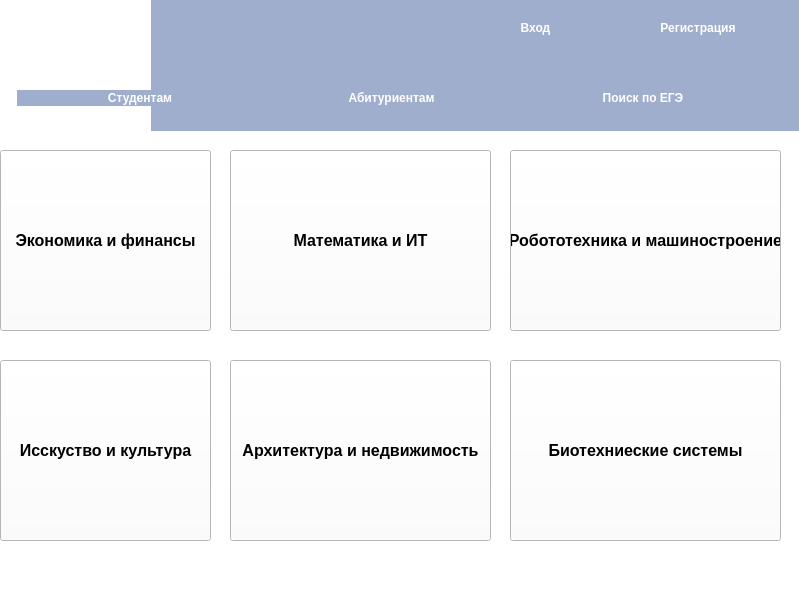
<?xml version="1.0" encoding="UTF-8"?>
<ui version="4.0">
 <class>MainWindow</class>
 <widget class="QMainWindow" name="MainWindow">
  <property name="geometry">
   <rect>
    <x>0</x>
    <y>0</y>
    <width>799</width>
    <height>600</height>
   </rect>
  </property>
  <property name="palette">
   <palette>
    <active>
     <colorrole role="Button">
      <brush brushstyle="SolidPattern">
       <color alpha="255">
        <red>255</red>
        <green>255</green>
        <blue>255</blue>
       </color>
      </brush>
     </colorrole>
     <colorrole role="Base">
      <brush brushstyle="SolidPattern">
       <color alpha="255">
        <red>255</red>
        <green>255</green>
        <blue>255</blue>
       </color>
      </brush>
     </colorrole>
     <colorrole role="Window">
      <brush brushstyle="SolidPattern">
       <color alpha="255">
        <red>255</red>
        <green>255</green>
        <blue>255</blue>
       </color>
      </brush>
     </colorrole>
    </active>
    <inactive>
     <colorrole role="Button">
      <brush brushstyle="SolidPattern">
       <color alpha="255">
        <red>255</red>
        <green>255</green>
        <blue>255</blue>
       </color>
      </brush>
     </colorrole>
     <colorrole role="Base">
      <brush brushstyle="SolidPattern">
       <color alpha="255">
        <red>255</red>
        <green>255</green>
        <blue>255</blue>
       </color>
      </brush>
     </colorrole>
     <colorrole role="Window">
      <brush brushstyle="SolidPattern">
       <color alpha="255">
        <red>255</red>
        <green>255</green>
        <blue>255</blue>
       </color>
      </brush>
     </colorrole>
    </inactive>
    <disabled>
     <colorrole role="Button">
      <brush brushstyle="SolidPattern">
       <color alpha="255">
        <red>255</red>
        <green>255</green>
        <blue>255</blue>
       </color>
      </brush>
     </colorrole>
     <colorrole role="Base">
      <brush brushstyle="SolidPattern">
       <color alpha="255">
        <red>255</red>
        <green>255</green>
        <blue>255</blue>
       </color>
      </brush>
     </colorrole>
     <colorrole role="Window">
      <brush brushstyle="SolidPattern">
       <color alpha="255">
        <red>255</red>
        <green>255</green>
        <blue>255</blue>
       </color>
      </brush>
     </colorrole>
    </disabled>
   </palette>
  </property>
  <property name="cursor">
   <cursorShape>PointingHandCursor</cursorShape>
  </property>
  <property name="focusPolicy">
   <enum>Qt::FocusPolicy::NoFocus</enum>
  </property>
  <property name="windowTitle">
   <string>MainWindow</string>
  </property>
  <property name="styleSheet">
   <string notr="true">background-color: rgb(255, 255, 255)
</string>
  </property>
  <widget class="QWidget" name="centralwidget">
   <widget class="QLabel" name="label_2">
    <property name="geometry">
     <rect>
      <x>10</x>
      <y>0</y>
      <width>791</width>
      <height>131</height>
     </rect>
    </property>
    <property name="styleSheet">
     <string notr="true">QLabel{
background-color:#A0AECD
}</string>
    </property>
    <property name="text">
     <string/>
    </property>
   </widget>
   <widget class="QPushButton" name="abit">
    <property name="geometry">
     <rect>
      <x>269</x>
      <y>90</y>
      <width>245</width>
      <height>16</height>
     </rect>
    </property>
    <property name="palette">
     <palette>
      <active>
       <colorrole role="WindowText">
        <brush brushstyle="SolidPattern">
         <color alpha="255">
          <red>255</red>
          <green>255</green>
          <blue>255</blue>
         </color>
        </brush>
       </colorrole>
       <colorrole role="Button">
        <brush brushstyle="SolidPattern">
         <color alpha="255">
          <red>159</red>
          <green>174</green>
          <blue>205</blue>
         </color>
        </brush>
       </colorrole>
       <colorrole role="Text">
        <brush brushstyle="SolidPattern">
         <color alpha="255">
          <red>255</red>
          <green>255</green>
          <blue>255</blue>
         </color>
        </brush>
       </colorrole>
       <colorrole role="ButtonText">
        <brush brushstyle="SolidPattern">
         <color alpha="255">
          <red>255</red>
          <green>255</green>
          <blue>255</blue>
         </color>
        </brush>
       </colorrole>
       <colorrole role="Base">
        <brush brushstyle="SolidPattern">
         <color alpha="255">
          <red>159</red>
          <green>174</green>
          <blue>205</blue>
         </color>
        </brush>
       </colorrole>
       <colorrole role="Window">
        <brush brushstyle="SolidPattern">
         <color alpha="255">
          <red>159</red>
          <green>174</green>
          <blue>205</blue>
         </color>
        </brush>
       </colorrole>
       <colorrole role="PlaceholderText">
        <brush brushstyle="SolidPattern">
         <color alpha="128">
          <red>255</red>
          <green>255</green>
          <blue>255</blue>
         </color>
        </brush>
       </colorrole>
      </active>
      <inactive>
       <colorrole role="WindowText">
        <brush brushstyle="SolidPattern">
         <color alpha="255">
          <red>255</red>
          <green>255</green>
          <blue>255</blue>
         </color>
        </brush>
       </colorrole>
       <colorrole role="Button">
        <brush brushstyle="SolidPattern">
         <color alpha="255">
          <red>159</red>
          <green>174</green>
          <blue>205</blue>
         </color>
        </brush>
       </colorrole>
       <colorrole role="Text">
        <brush brushstyle="SolidPattern">
         <color alpha="255">
          <red>255</red>
          <green>255</green>
          <blue>255</blue>
         </color>
        </brush>
       </colorrole>
       <colorrole role="ButtonText">
        <brush brushstyle="SolidPattern">
         <color alpha="255">
          <red>255</red>
          <green>255</green>
          <blue>255</blue>
         </color>
        </brush>
       </colorrole>
       <colorrole role="Base">
        <brush brushstyle="SolidPattern">
         <color alpha="255">
          <red>159</red>
          <green>174</green>
          <blue>205</blue>
         </color>
        </brush>
       </colorrole>
       <colorrole role="Window">
        <brush brushstyle="SolidPattern">
         <color alpha="255">
          <red>159</red>
          <green>174</green>
          <blue>205</blue>
         </color>
        </brush>
       </colorrole>
       <colorrole role="PlaceholderText">
        <brush brushstyle="SolidPattern">
         <color alpha="128">
          <red>255</red>
          <green>255</green>
          <blue>255</blue>
         </color>
        </brush>
       </colorrole>
      </inactive>
      <disabled>
       <colorrole role="WindowText">
        <brush brushstyle="SolidPattern">
         <color alpha="255">
          <red>255</red>
          <green>255</green>
          <blue>255</blue>
         </color>
        </brush>
       </colorrole>
       <colorrole role="Button">
        <brush brushstyle="SolidPattern">
         <color alpha="255">
          <red>159</red>
          <green>174</green>
          <blue>205</blue>
         </color>
        </brush>
       </colorrole>
       <colorrole role="Text">
        <brush brushstyle="SolidPattern">
         <color alpha="255">
          <red>255</red>
          <green>255</green>
          <blue>255</blue>
         </color>
        </brush>
       </colorrole>
       <colorrole role="ButtonText">
        <brush brushstyle="SolidPattern">
         <color alpha="255">
          <red>255</red>
          <green>255</green>
          <blue>255</blue>
         </color>
        </brush>
       </colorrole>
       <colorrole role="Base">
        <brush brushstyle="SolidPattern">
         <color alpha="255">
          <red>159</red>
          <green>174</green>
          <blue>205</blue>
         </color>
        </brush>
       </colorrole>
       <colorrole role="Window">
        <brush brushstyle="SolidPattern">
         <color alpha="255">
          <red>159</red>
          <green>174</green>
          <blue>205</blue>
         </color>
        </brush>
       </colorrole>
       <colorrole role="PlaceholderText">
        <brush brushstyle="SolidPattern">
         <color alpha="128">
          <red>255</red>
          <green>255</green>
          <blue>255</blue>
         </color>
        </brush>
       </colorrole>
      </disabled>
     </palette>
    </property>
    <property name="font">
     <font>
      <bold>true</bold>
     </font>
    </property>
    <property name="focusPolicy">
     <enum>Qt::FocusPolicy::NoFocus</enum>
    </property>
    <property name="styleSheet">
     <string notr="true">QPushButton {
    background-color: #9faecd;
    border: none; 
color:white;
}</string>
    </property>
    <property name="text">
     <string>Абитуриентам</string>
    </property>
   </widget>
   <widget class="QPushButton" name="search">
    <property name="geometry">
     <rect>
      <x>520</x>
      <y>90</y>
      <width>246</width>
      <height>16</height>
     </rect>
    </property>
    <property name="palette">
     <palette>
      <active>
       <colorrole role="WindowText">
        <brush brushstyle="SolidPattern">
         <color alpha="255">
          <red>255</red>
          <green>255</green>
          <blue>255</blue>
         </color>
        </brush>
       </colorrole>
       <colorrole role="Button">
        <brush brushstyle="SolidPattern">
         <color alpha="255">
          <red>159</red>
          <green>174</green>
          <blue>205</blue>
         </color>
        </brush>
       </colorrole>
       <colorrole role="Text">
        <brush brushstyle="SolidPattern">
         <color alpha="255">
          <red>255</red>
          <green>255</green>
          <blue>255</blue>
         </color>
        </brush>
       </colorrole>
       <colorrole role="ButtonText">
        <brush brushstyle="SolidPattern">
         <color alpha="255">
          <red>255</red>
          <green>255</green>
          <blue>255</blue>
         </color>
        </brush>
       </colorrole>
       <colorrole role="Base">
        <brush brushstyle="SolidPattern">
         <color alpha="255">
          <red>159</red>
          <green>174</green>
          <blue>205</blue>
         </color>
        </brush>
       </colorrole>
       <colorrole role="Window">
        <brush brushstyle="SolidPattern">
         <color alpha="255">
          <red>159</red>
          <green>174</green>
          <blue>205</blue>
         </color>
        </brush>
       </colorrole>
       <colorrole role="PlaceholderText">
        <brush brushstyle="SolidPattern">
         <color alpha="128">
          <red>255</red>
          <green>255</green>
          <blue>255</blue>
         </color>
        </brush>
       </colorrole>
      </active>
      <inactive>
       <colorrole role="WindowText">
        <brush brushstyle="SolidPattern">
         <color alpha="255">
          <red>255</red>
          <green>255</green>
          <blue>255</blue>
         </color>
        </brush>
       </colorrole>
       <colorrole role="Button">
        <brush brushstyle="SolidPattern">
         <color alpha="255">
          <red>159</red>
          <green>174</green>
          <blue>205</blue>
         </color>
        </brush>
       </colorrole>
       <colorrole role="Text">
        <brush brushstyle="SolidPattern">
         <color alpha="255">
          <red>255</red>
          <green>255</green>
          <blue>255</blue>
         </color>
        </brush>
       </colorrole>
       <colorrole role="ButtonText">
        <brush brushstyle="SolidPattern">
         <color alpha="255">
          <red>255</red>
          <green>255</green>
          <blue>255</blue>
         </color>
        </brush>
       </colorrole>
       <colorrole role="Base">
        <brush brushstyle="SolidPattern">
         <color alpha="255">
          <red>159</red>
          <green>174</green>
          <blue>205</blue>
         </color>
        </brush>
       </colorrole>
       <colorrole role="Window">
        <brush brushstyle="SolidPattern">
         <color alpha="255">
          <red>159</red>
          <green>174</green>
          <blue>205</blue>
         </color>
        </brush>
       </colorrole>
       <colorrole role="PlaceholderText">
        <brush brushstyle="SolidPattern">
         <color alpha="128">
          <red>255</red>
          <green>255</green>
          <blue>255</blue>
         </color>
        </brush>
       </colorrole>
      </inactive>
      <disabled>
       <colorrole role="WindowText">
        <brush brushstyle="SolidPattern">
         <color alpha="255">
          <red>255</red>
          <green>255</green>
          <blue>255</blue>
         </color>
        </brush>
       </colorrole>
       <colorrole role="Button">
        <brush brushstyle="SolidPattern">
         <color alpha="255">
          <red>159</red>
          <green>174</green>
          <blue>205</blue>
         </color>
        </brush>
       </colorrole>
       <colorrole role="Text">
        <brush brushstyle="SolidPattern">
         <color alpha="255">
          <red>255</red>
          <green>255</green>
          <blue>255</blue>
         </color>
        </brush>
       </colorrole>
       <colorrole role="ButtonText">
        <brush brushstyle="SolidPattern">
         <color alpha="255">
          <red>255</red>
          <green>255</green>
          <blue>255</blue>
         </color>
        </brush>
       </colorrole>
       <colorrole role="Base">
        <brush brushstyle="SolidPattern">
         <color alpha="255">
          <red>159</red>
          <green>174</green>
          <blue>205</blue>
         </color>
        </brush>
       </colorrole>
       <colorrole role="Window">
        <brush brushstyle="SolidPattern">
         <color alpha="255">
          <red>159</red>
          <green>174</green>
          <blue>205</blue>
         </color>
        </brush>
       </colorrole>
       <colorrole role="PlaceholderText">
        <brush brushstyle="SolidPattern">
         <color alpha="128">
          <red>255</red>
          <green>255</green>
          <blue>255</blue>
         </color>
        </brush>
       </colorrole>
      </disabled>
     </palette>
    </property>
    <property name="font">
     <font>
      <bold>true</bold>
     </font>
    </property>
    <property name="focusPolicy">
     <enum>Qt::FocusPolicy::NoFocus</enum>
    </property>
    <property name="styleSheet">
     <string notr="true">QPushButton {
    background-color: #9faecd;
    border: none; 
color:white;
}</string>
    </property>
    <property name="text">
     <string>Поиск по ЕГЭ</string>
    </property>
   </widget>
   <widget class="QLabel" name="label">
    <property name="geometry">
     <rect>
      <x>-10</x>
      <y>-50</y>
      <width>161</width>
      <height>181</height>
     </rect>
    </property>
    <property name="text">
     <string>&lt;html&gt;&lt;head/&gt;&lt;body&gt;&lt;p align=&quot;center&quot;&gt;&lt;img src=&quot;:/image/logo.png&quot;/&gt;&lt;/p&gt;&lt;/body&gt;&lt;/html&gt;</string>
    </property>
   </widget>
   <widget class="QPushButton" name="stud">
    <property name="geometry">
     <rect>
      <x>17</x>
      <y>90</y>
      <width>246</width>
      <height>16</height>
     </rect>
    </property>
    <property name="palette">
     <palette>
      <active>
       <colorrole role="WindowText">
        <brush brushstyle="SolidPattern">
         <color alpha="255">
          <red>255</red>
          <green>255</green>
          <blue>255</blue>
         </color>
        </brush>
       </colorrole>
       <colorrole role="Button">
        <brush brushstyle="SolidPattern">
         <color alpha="255">
          <red>159</red>
          <green>174</green>
          <blue>205</blue>
         </color>
        </brush>
       </colorrole>
       <colorrole role="Text">
        <brush brushstyle="SolidPattern">
         <color alpha="255">
          <red>255</red>
          <green>255</green>
          <blue>255</blue>
         </color>
        </brush>
       </colorrole>
       <colorrole role="ButtonText">
        <brush brushstyle="SolidPattern">
         <color alpha="255">
          <red>255</red>
          <green>255</green>
          <blue>255</blue>
         </color>
        </brush>
       </colorrole>
       <colorrole role="Base">
        <brush brushstyle="SolidPattern">
         <color alpha="255">
          <red>159</red>
          <green>174</green>
          <blue>205</blue>
         </color>
        </brush>
       </colorrole>
       <colorrole role="Window">
        <brush brushstyle="SolidPattern">
         <color alpha="255">
          <red>159</red>
          <green>174</green>
          <blue>205</blue>
         </color>
        </brush>
       </colorrole>
       <colorrole role="PlaceholderText">
        <brush brushstyle="SolidPattern">
         <color alpha="128">
          <red>255</red>
          <green>255</green>
          <blue>255</blue>
         </color>
        </brush>
       </colorrole>
      </active>
      <inactive>
       <colorrole role="WindowText">
        <brush brushstyle="SolidPattern">
         <color alpha="255">
          <red>255</red>
          <green>255</green>
          <blue>255</blue>
         </color>
        </brush>
       </colorrole>
       <colorrole role="Button">
        <brush brushstyle="SolidPattern">
         <color alpha="255">
          <red>159</red>
          <green>174</green>
          <blue>205</blue>
         </color>
        </brush>
       </colorrole>
       <colorrole role="Text">
        <brush brushstyle="SolidPattern">
         <color alpha="255">
          <red>255</red>
          <green>255</green>
          <blue>255</blue>
         </color>
        </brush>
       </colorrole>
       <colorrole role="ButtonText">
        <brush brushstyle="SolidPattern">
         <color alpha="255">
          <red>255</red>
          <green>255</green>
          <blue>255</blue>
         </color>
        </brush>
       </colorrole>
       <colorrole role="Base">
        <brush brushstyle="SolidPattern">
         <color alpha="255">
          <red>159</red>
          <green>174</green>
          <blue>205</blue>
         </color>
        </brush>
       </colorrole>
       <colorrole role="Window">
        <brush brushstyle="SolidPattern">
         <color alpha="255">
          <red>159</red>
          <green>174</green>
          <blue>205</blue>
         </color>
        </brush>
       </colorrole>
       <colorrole role="PlaceholderText">
        <brush brushstyle="SolidPattern">
         <color alpha="128">
          <red>255</red>
          <green>255</green>
          <blue>255</blue>
         </color>
        </brush>
       </colorrole>
      </inactive>
      <disabled>
       <colorrole role="WindowText">
        <brush brushstyle="SolidPattern">
         <color alpha="255">
          <red>255</red>
          <green>255</green>
          <blue>255</blue>
         </color>
        </brush>
       </colorrole>
       <colorrole role="Button">
        <brush brushstyle="SolidPattern">
         <color alpha="255">
          <red>159</red>
          <green>174</green>
          <blue>205</blue>
         </color>
        </brush>
       </colorrole>
       <colorrole role="Text">
        <brush brushstyle="SolidPattern">
         <color alpha="255">
          <red>255</red>
          <green>255</green>
          <blue>255</blue>
         </color>
        </brush>
       </colorrole>
       <colorrole role="ButtonText">
        <brush brushstyle="SolidPattern">
         <color alpha="255">
          <red>255</red>
          <green>255</green>
          <blue>255</blue>
         </color>
        </brush>
       </colorrole>
       <colorrole role="Base">
        <brush brushstyle="SolidPattern">
         <color alpha="255">
          <red>159</red>
          <green>174</green>
          <blue>205</blue>
         </color>
        </brush>
       </colorrole>
       <colorrole role="Window">
        <brush brushstyle="SolidPattern">
         <color alpha="255">
          <red>159</red>
          <green>174</green>
          <blue>205</blue>
         </color>
        </brush>
       </colorrole>
       <colorrole role="PlaceholderText">
        <brush brushstyle="SolidPattern">
         <color alpha="128">
          <red>255</red>
          <green>255</green>
          <blue>255</blue>
         </color>
        </brush>
       </colorrole>
      </disabled>
     </palette>
    </property>
    <property name="font">
     <font>
      <bold>true</bold>
     </font>
    </property>
    <property name="focusPolicy">
     <enum>Qt::FocusPolicy::NoFocus</enum>
    </property>
    <property name="styleSheet">
     <string notr="true">QPushButton {
    background-color: #9faecd;
    border: none; 
color:white;
}</string>
    </property>
    <property name="text">
     <string>Студентам</string>
    </property>
   </widget>
   <widget class="QPushButton" name="search_2">
    <property name="geometry">
     <rect>
      <x>457</x>
      <y>20</y>
      <width>157</width>
      <height>16</height>
     </rect>
    </property>
    <property name="palette">
     <palette>
      <active>
       <colorrole role="WindowText">
        <brush brushstyle="SolidPattern">
         <color alpha="255">
          <red>255</red>
          <green>255</green>
          <blue>255</blue>
         </color>
        </brush>
       </colorrole>
       <colorrole role="Button">
        <brush brushstyle="SolidPattern">
         <color alpha="255">
          <red>159</red>
          <green>174</green>
          <blue>205</blue>
         </color>
        </brush>
       </colorrole>
       <colorrole role="Text">
        <brush brushstyle="SolidPattern">
         <color alpha="255">
          <red>255</red>
          <green>255</green>
          <blue>255</blue>
         </color>
        </brush>
       </colorrole>
       <colorrole role="ButtonText">
        <brush brushstyle="SolidPattern">
         <color alpha="255">
          <red>255</red>
          <green>255</green>
          <blue>255</blue>
         </color>
        </brush>
       </colorrole>
       <colorrole role="Base">
        <brush brushstyle="SolidPattern">
         <color alpha="255">
          <red>159</red>
          <green>174</green>
          <blue>205</blue>
         </color>
        </brush>
       </colorrole>
       <colorrole role="Window">
        <brush brushstyle="SolidPattern">
         <color alpha="255">
          <red>159</red>
          <green>174</green>
          <blue>205</blue>
         </color>
        </brush>
       </colorrole>
       <colorrole role="PlaceholderText">
        <brush brushstyle="SolidPattern">
         <color alpha="128">
          <red>255</red>
          <green>255</green>
          <blue>255</blue>
         </color>
        </brush>
       </colorrole>
      </active>
      <inactive>
       <colorrole role="WindowText">
        <brush brushstyle="SolidPattern">
         <color alpha="255">
          <red>255</red>
          <green>255</green>
          <blue>255</blue>
         </color>
        </brush>
       </colorrole>
       <colorrole role="Button">
        <brush brushstyle="SolidPattern">
         <color alpha="255">
          <red>159</red>
          <green>174</green>
          <blue>205</blue>
         </color>
        </brush>
       </colorrole>
       <colorrole role="Text">
        <brush brushstyle="SolidPattern">
         <color alpha="255">
          <red>255</red>
          <green>255</green>
          <blue>255</blue>
         </color>
        </brush>
       </colorrole>
       <colorrole role="ButtonText">
        <brush brushstyle="SolidPattern">
         <color alpha="255">
          <red>255</red>
          <green>255</green>
          <blue>255</blue>
         </color>
        </brush>
       </colorrole>
       <colorrole role="Base">
        <brush brushstyle="SolidPattern">
         <color alpha="255">
          <red>159</red>
          <green>174</green>
          <blue>205</blue>
         </color>
        </brush>
       </colorrole>
       <colorrole role="Window">
        <brush brushstyle="SolidPattern">
         <color alpha="255">
          <red>159</red>
          <green>174</green>
          <blue>205</blue>
         </color>
        </brush>
       </colorrole>
       <colorrole role="PlaceholderText">
        <brush brushstyle="SolidPattern">
         <color alpha="128">
          <red>255</red>
          <green>255</green>
          <blue>255</blue>
         </color>
        </brush>
       </colorrole>
      </inactive>
      <disabled>
       <colorrole role="WindowText">
        <brush brushstyle="SolidPattern">
         <color alpha="255">
          <red>255</red>
          <green>255</green>
          <blue>255</blue>
         </color>
        </brush>
       </colorrole>
       <colorrole role="Button">
        <brush brushstyle="SolidPattern">
         <color alpha="255">
          <red>159</red>
          <green>174</green>
          <blue>205</blue>
         </color>
        </brush>
       </colorrole>
       <colorrole role="Text">
        <brush brushstyle="SolidPattern">
         <color alpha="255">
          <red>255</red>
          <green>255</green>
          <blue>255</blue>
         </color>
        </brush>
       </colorrole>
       <colorrole role="ButtonText">
        <brush brushstyle="SolidPattern">
         <color alpha="255">
          <red>255</red>
          <green>255</green>
          <blue>255</blue>
         </color>
        </brush>
       </colorrole>
       <colorrole role="Base">
        <brush brushstyle="SolidPattern">
         <color alpha="255">
          <red>159</red>
          <green>174</green>
          <blue>205</blue>
         </color>
        </brush>
       </colorrole>
       <colorrole role="Window">
        <brush brushstyle="SolidPattern">
         <color alpha="255">
          <red>159</red>
          <green>174</green>
          <blue>205</blue>
         </color>
        </brush>
       </colorrole>
       <colorrole role="PlaceholderText">
        <brush brushstyle="SolidPattern">
         <color alpha="128">
          <red>255</red>
          <green>255</green>
          <blue>255</blue>
         </color>
        </brush>
       </colorrole>
      </disabled>
     </palette>
    </property>
    <property name="font">
     <font>
      <bold>true</bold>
     </font>
    </property>
    <property name="focusPolicy">
     <enum>Qt::FocusPolicy::NoFocus</enum>
    </property>
    <property name="styleSheet">
     <string notr="true">QPushButton {
    background-color: #9faecd;
    border: none; 
color:white;
}</string>
    </property>
    <property name="text">
     <string>Вход</string>
    </property>
   </widget>
   <widget class="QPushButton" name="search_3">
    <property name="geometry">
     <rect>
      <x>620</x>
      <y>20</y>
      <width>156</width>
      <height>16</height>
     </rect>
    </property>
    <property name="palette">
     <palette>
      <active>
       <colorrole role="WindowText">
        <brush brushstyle="SolidPattern">
         <color alpha="255">
          <red>255</red>
          <green>255</green>
          <blue>255</blue>
         </color>
        </brush>
       </colorrole>
       <colorrole role="Button">
        <brush brushstyle="SolidPattern">
         <color alpha="255">
          <red>159</red>
          <green>174</green>
          <blue>205</blue>
         </color>
        </brush>
       </colorrole>
       <colorrole role="Text">
        <brush brushstyle="SolidPattern">
         <color alpha="255">
          <red>255</red>
          <green>255</green>
          <blue>255</blue>
         </color>
        </brush>
       </colorrole>
       <colorrole role="ButtonText">
        <brush brushstyle="SolidPattern">
         <color alpha="255">
          <red>255</red>
          <green>255</green>
          <blue>255</blue>
         </color>
        </brush>
       </colorrole>
       <colorrole role="Base">
        <brush brushstyle="SolidPattern">
         <color alpha="255">
          <red>159</red>
          <green>174</green>
          <blue>205</blue>
         </color>
        </brush>
       </colorrole>
       <colorrole role="Window">
        <brush brushstyle="SolidPattern">
         <color alpha="255">
          <red>159</red>
          <green>174</green>
          <blue>205</blue>
         </color>
        </brush>
       </colorrole>
       <colorrole role="PlaceholderText">
        <brush brushstyle="SolidPattern">
         <color alpha="128">
          <red>255</red>
          <green>255</green>
          <blue>255</blue>
         </color>
        </brush>
       </colorrole>
      </active>
      <inactive>
       <colorrole role="WindowText">
        <brush brushstyle="SolidPattern">
         <color alpha="255">
          <red>255</red>
          <green>255</green>
          <blue>255</blue>
         </color>
        </brush>
       </colorrole>
       <colorrole role="Button">
        <brush brushstyle="SolidPattern">
         <color alpha="255">
          <red>159</red>
          <green>174</green>
          <blue>205</blue>
         </color>
        </brush>
       </colorrole>
       <colorrole role="Text">
        <brush brushstyle="SolidPattern">
         <color alpha="255">
          <red>255</red>
          <green>255</green>
          <blue>255</blue>
         </color>
        </brush>
       </colorrole>
       <colorrole role="ButtonText">
        <brush brushstyle="SolidPattern">
         <color alpha="255">
          <red>255</red>
          <green>255</green>
          <blue>255</blue>
         </color>
        </brush>
       </colorrole>
       <colorrole role="Base">
        <brush brushstyle="SolidPattern">
         <color alpha="255">
          <red>159</red>
          <green>174</green>
          <blue>205</blue>
         </color>
        </brush>
       </colorrole>
       <colorrole role="Window">
        <brush brushstyle="SolidPattern">
         <color alpha="255">
          <red>159</red>
          <green>174</green>
          <blue>205</blue>
         </color>
        </brush>
       </colorrole>
       <colorrole role="PlaceholderText">
        <brush brushstyle="SolidPattern">
         <color alpha="128">
          <red>255</red>
          <green>255</green>
          <blue>255</blue>
         </color>
        </brush>
       </colorrole>
      </inactive>
      <disabled>
       <colorrole role="WindowText">
        <brush brushstyle="SolidPattern">
         <color alpha="255">
          <red>255</red>
          <green>255</green>
          <blue>255</blue>
         </color>
        </brush>
       </colorrole>
       <colorrole role="Button">
        <brush brushstyle="SolidPattern">
         <color alpha="255">
          <red>159</red>
          <green>174</green>
          <blue>205</blue>
         </color>
        </brush>
       </colorrole>
       <colorrole role="Text">
        <brush brushstyle="SolidPattern">
         <color alpha="255">
          <red>255</red>
          <green>255</green>
          <blue>255</blue>
         </color>
        </brush>
       </colorrole>
       <colorrole role="ButtonText">
        <brush brushstyle="SolidPattern">
         <color alpha="255">
          <red>255</red>
          <green>255</green>
          <blue>255</blue>
         </color>
        </brush>
       </colorrole>
       <colorrole role="Base">
        <brush brushstyle="SolidPattern">
         <color alpha="255">
          <red>159</red>
          <green>174</green>
          <blue>205</blue>
         </color>
        </brush>
       </colorrole>
       <colorrole role="Window">
        <brush brushstyle="SolidPattern">
         <color alpha="255">
          <red>159</red>
          <green>174</green>
          <blue>205</blue>
         </color>
        </brush>
       </colorrole>
       <colorrole role="PlaceholderText">
        <brush brushstyle="SolidPattern">
         <color alpha="128">
          <red>255</red>
          <green>255</green>
          <blue>255</blue>
         </color>
        </brush>
       </colorrole>
      </disabled>
     </palette>
    </property>
    <property name="font">
     <font>
      <bold>true</bold>
     </font>
    </property>
    <property name="focusPolicy">
     <enum>Qt::FocusPolicy::NoFocus</enum>
    </property>
    <property name="styleSheet">
     <string notr="true">QPushButton {
    background-color: #9faecd;
    border: none; 
color:white;
}</string>
    </property>
    <property name="text">
     <string>Регистрация</string>
    </property>
   </widget>
   <widget class="QPushButton" name="pushButton">
    <property name="geometry">
     <rect>
      <x>0</x>
      <y>150</y>
      <width>211</width>
      <height>181</height>
     </rect>
    </property>
    <property name="font">
     <font>
      <pointsize>12</pointsize>
      <bold>true</bold>
     </font>
    </property>
    <property name="text">
     <string>Экономика и финансы</string>
    </property>
   </widget>
   <widget class="QPushButton" name="pushButton_2">
    <property name="geometry">
     <rect>
      <x>230</x>
      <y>150</y>
      <width>261</width>
      <height>181</height>
     </rect>
    </property>
    <property name="font">
     <font>
      <pointsize>12</pointsize>
      <bold>true</bold>
     </font>
    </property>
    <property name="text">
     <string>Математика и ИТ</string>
    </property>
   </widget>
   <widget class="QPushButton" name="pushButton_4">
    <property name="geometry">
     <rect>
      <x>510</x>
      <y>150</y>
      <width>271</width>
      <height>181</height>
     </rect>
    </property>
    <property name="font">
     <font>
      <pointsize>12</pointsize>
      <bold>true</bold>
     </font>
    </property>
    <property name="text">
     <string>Робототехника и машиностроение</string>
    </property>
   </widget>
   <widget class="QPushButton" name="pushButton_3">
    <property name="geometry">
     <rect>
      <x>230</x>
      <y>360</y>
      <width>261</width>
      <height>181</height>
     </rect>
    </property>
    <property name="font">
     <font>
      <pointsize>12</pointsize>
      <bold>true</bold>
     </font>
    </property>
    <property name="text">
     <string>Архитектура и недвижимость</string>
    </property>
   </widget>
   <widget class="QPushButton" name="pushButton_5">
    <property name="geometry">
     <rect>
      <x>510</x>
      <y>360</y>
      <width>271</width>
      <height>181</height>
     </rect>
    </property>
    <property name="font">
     <font>
      <pointsize>12</pointsize>
      <bold>true</bold>
     </font>
    </property>
    <property name="text">
     <string>Биотехниеские системы</string>
    </property>
   </widget>
   <widget class="QPushButton" name="pushButton_6">
    <property name="geometry">
     <rect>
      <x>0</x>
      <y>360</y>
      <width>211</width>
      <height>181</height>
     </rect>
    </property>
    <property name="font">
     <font>
      <pointsize>12</pointsize>
      <bold>true</bold>
     </font>
    </property>
    <property name="text">
     <string>Исскуство и культура</string>
    </property>
   </widget>
   <zorder>label_2</zorder>
   <zorder>label</zorder>
   <zorder>search</zorder>
   <zorder>stud</zorder>
   <zorder>abit</zorder>
   <zorder>search_3</zorder>
   <zorder>search_2</zorder>
   <zorder>pushButton</zorder>
   <zorder>pushButton_2</zorder>
   <zorder>pushButton_4</zorder>
   <zorder>pushButton_3</zorder>
   <zorder>pushButton_5</zorder>
   <zorder>pushButton_6</zorder>
  </widget>
  <widget class="QMenuBar" name="menubar">
   <property name="geometry">
    <rect>
     <x>0</x>
     <y>0</y>
     <width>799</width>
     <height>33</height>
    </rect>
   </property>
  </widget>
  <widget class="QStatusBar" name="statusbar"/>
 </widget>
 <resources>
  <include location="res-rc/res.qrc"/>
 </resources>
 <connections/>
</ui>
